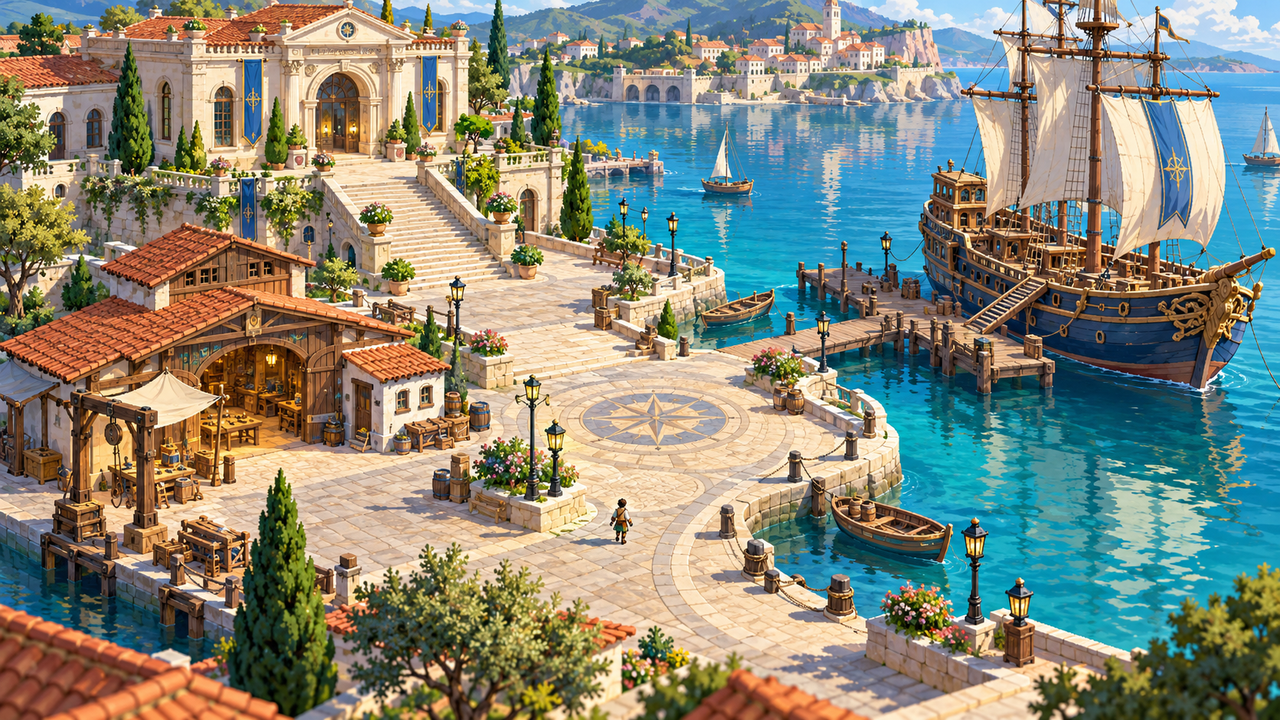
#> input picture reports/portfolio-world-rebuild/r5-world-layout-recovery/03-layout-candidate-a.png, 1280 x 720 px
$ python build_r5_phase_b_validation.py
#> lines starting #> are read from the running program, lines starting #| are printed output that depends on the picture
"""Build R5 Phase B Human Gate validation boards without changing the Phaser runtime."""
from pathlib import Path
from shutil import copy2
from PIL import Image, ImageDraw, ImageFont

ROOT = Path(__file__).resolve().parents[1]
R5 = ROOT / "reports/portfolio-world-rebuild/r5-world-layout-recovery"
OUT = R5 / "phase-b"
FONT = "C:/Windows/Fonts/segoeui.ttf"
BOLD = "C:/Windows/Fonts/segoeuib.ttf"

def f(n, bold=False): return ImageFont.truetype(BOLD if bold else FONT, n)

def label(draw, x, y, text, outline=(248, 210, 84, 255)):
    box = draw.textbbox((x, y), text, font=f(19, True))
    draw.rounded_rectangle((x - 8, y - 5, box[2] + 8, box[3] + 5), 8, fill=(10, 30, 40, 230), outline=outline, width=3)
    draw.text((x, y), text, font=f(19, True), fill=(255, 248, 225))

def composite(base, paint): return Image.alpha_composite(base.convert("RGBA"), paint).convert("RGB")

def route_overlay(base, kind):
    layer = Image.new("RGBA", base.size, (0, 0, 0, 0)); d = ImageDraw.Draw(layer, "RGBA")
    routes = (
        {
            "Workshop → Hall": ([(260, 400), (225, 340), (250, 245), (285, 160)], (255, 214, 70, 255)),
            "Workshop → Hero Ship": ([(260, 400), (445, 470), (610, 445), (700, 385), (820, 340)], (70, 222, 222, 255)),
            "Workshop → Archive": ([(260, 400), (145, 405)], (246, 112, 170, 255)),
            "Hall → Hero Ship": ([(285, 160), (250, 245), (445, 470), (610, 445), (700, 385), (820, 340)], (151, 211, 103, 255)),
        } if kind == "a" else {
            "Workshop → Hall": ([(365, 350), (285, 375), (175, 300), (180, 140)], (255, 214, 70, 255)),
            "Workshop → Hero Ship": ([(365, 350), (500, 382), (635, 395), (755, 382), (875, 355)], (70, 222, 222, 255)),
            "Workshop → Archive": ([(365, 350), (250, 430), (135, 510)], (246, 112, 170, 255)),
            "Hall → Hero Ship": ([(180, 140), (175, 300), (365, 350), (500, 382), (635, 395), (755, 382), (875, 355)], (151, 211, 103, 255)),
        }
    )
    for name, (pts, color) in routes.items():
        d.line(pts, fill=(8, 28, 38, 235), width=11, joint="curve")
        d.line(pts, fill=color, width=6, joint="curve")
        x, y = pts[-1]; d.ellipse((x-8, y-8, x+8, y+8), fill=color, outline=(10, 30, 40, 255), width=2)
    # Legend, not a claim of collision geometry.
    for i, (name, (_, color)) in enumerate(routes.items()):
        x = 22 + (i % 2) * 290; y = 22 + (i // 2) * 38
        d.rectangle((x, y + 7, x + 20, y + 27), fill=color); d.text((x + 30, y), name, font=f(17, True), fill=(255, 248, 225))
    return composite(base, layer)

def full_comparison(a, b):
    board = Image.new("RGB", (2560, 800), (12, 29, 39)); d = ImageDraw.Draw(board)
    board.paste(a, (0, 80)); board.paste(b, (1280, 80))
    d.text((32, 23), "Candidate A — Three-Landmark Open Harbor", font=f(30, True), fill=(255, 238, 196))
    d.text((1312, 23), "Candidate B — Organic Coastal Harbor", font=f(30, True), fill=(255, 238, 196))
    return board

def ship_review(b):
    crop = b.crop((650, 120, 1280, 570)).resize((1260, 900), Image.Resampling.LANCZOS)
    board = Image.new("RGB", (1280, 1010), (12, 29, 39)); board.paste(crop, (10, 90)); d = ImageDraw.Draw(board, "RGBA")
    d.text((28, 25), "Candidate B — Hero Ship water / dock verification", font=f(30, True), fill=(255, 238, 196))
    for x, y, text, color in [(780, 550, "Hull surrounded by calm water", (65, 215, 236, 255)), (540, 470, "Side dock; not under hull", (255, 214, 70, 255)), (415, 420, "Shore-connected pier", (151, 211, 103, 255))]:
        d.ellipse((x-12, y-12, x+12, y+12), fill=color, outline=(12, 29, 39, 255), width=3); label(d, x+20, y-42, text, color)
    d.text((28, 965), "Concept-only visual validation: waterline, berth direction, and shore-to-dock continuity read; runtime remains blocked.", font=f(18), fill=(192, 222, 225))
    return board

def fourth_options(b):
    board = Image.new("RGB", (1920, 790), (12, 29, 39)); d = ImageDraw.Draw(board)
    options = [
        ("A — Workshop-linked Archive", (250, 320, 460, 510), (70, 222, 222, 110)),
        ("B — Edge Office", (35, 420, 200, 620), (246, 112, 170, 110)),
        ("C — Existing Structure Interaction", (390, 300, 560, 430), (151, 211, 103, 110)),
    ]
    for i, (title, rect, color) in enumerate(options):
        image = b.copy(); layer = Image.new("RGBA", image.size, (0, 0, 0, 0)); ld = ImageDraw.Draw(layer, "RGBA")
        ld.rounded_rectangle(rect, radius=14, fill=color, outline=color[:3] + (255,), width=5)
        image = composite(image, layer).resize((640, 360), Image.Resampling.LANCZOS)
        x = i * 640; board.paste(image, (x, 100)); d.text((x + 20, 45), title, font=f(22, True), fill=(255, 238, 196))
    d.text((28, 505), "A: connected to Workshop and does not add central mass — recommended pending Human choice.", font=f(21, True), fill=(70, 222, 222))
    d.text((28, 550), "B: peripheral but can detach from the journey.  C: low visual cost but weaker destination read.", font=f(20), fill=(211, 232, 234))
    d.text((28, 710), "All three are placement illustrations on the same Beauty Master; none is a runtime asset or a Human selection.", font=f(19), fill=(192, 222, 225))
    return board

def crop(base, center, extent):
    w, h = extent; x, y = center; left = max(0, min(base.width - w, x - w // 2)); top = max(0, min(base.height - h, y - h // 2))
    return base.crop((left, top, left + w, top + h))

def player_scale_board(b):
    player = Image.open(ROOT / "portfolio-world/public/assets/canonical-r4/runtime/player/idle-front.png").convert("RGBA")
    places = [("Workshop", (365, 350)), ("Central route", (560, 470)), ("Hall plaza", (200, 210)), ("Main stairs", (155, 305)), ("Hero dock", (840, 360))]
    modes = [("A 28×56 / current FOV", (720, 405), (28, 56)), ("B 28×56 / closer camera", (512, 288), (40, 80)), ("C 32×64 / current FOV", (720, 405), (32, 64))]
    board = Image.new("RGB", (2560, 1230), (12, 29, 39)); d = ImageDraw.Draw(board)
    d.text((30, 18), "Candidate B — player / camera comparison (concept camera simulation, not runtime)", font=f(30, True), fill=(255, 238, 196))
    for row, (mode, extent, sprite_size) in enumerate(modes):
        y0 = 72 + row * 380; d.text((24, y0), mode, font=f(22, True), fill=(192, 222, 225))
        for col, (place, centre) in enumerate(places):
            tile = crop(b, centre, extent).resize((480, 270), Image.Resampling.LANCZOS).convert("RGBA")
            sprite = player.resize(sprite_size, Image.Resampling.NEAREST)
            px = 240 - sprite.width // 2; py = 230 - sprite.height
            tile.alpha_composite(sprite, (px, py))
            x = 80 + col * 495; board.paste(tile.convert("RGB"), (x, y0 + 34)); d.rectangle((x, y0 + 34, x + 480, y0 + 304), outline=(231, 184, 81), width=2)
            d.text((x, y0 + 310), place, font=f(18, True), fill=(230, 239, 238))
    d.text((30, 1185), "B changes field of view and on-screen player size together; C changes only the proposed player contract. Both require later Blueprint and runtime QA.", font=f(19), fill=(192, 222, 225))
    return board

def gameplay_comparison(a, b):
    places = [("Workshop", (300, 385)), ("Central movement", (600, 470)), ("Hall approach", (240, 210)), ("Main stairs", (190, 290)), ("Hero Ship", (850, 345))]
    board = Image.new("RGB", (2560, 750), (12, 29, 39)); d = ImageDraw.Draw(board)
    d.text((28, 16), "Pre-runtime gameplay-view comparison — same named viewpoints", font=f(29, True), fill=(255, 238, 196))
    for row, (name, image) in enumerate([("A", a), ("B", b)]):
        y = 70 + row * 330; d.text((12, y + 128), name, font=f(30, True), fill=(255, 238, 196))
        for col, (place, centre) in enumerate(places):
            panel = crop(image, centre, (640, 360)).resize((480, 270), Image.Resampling.LANCZOS)
            x = 55 + col * 500; board.paste(panel, (x, y)); d.rectangle((x, y, x + 480, y + 270), outline=(231, 184, 81), width=2)
            if row == 0: d.text((x, y - 26), place, font=f(18, True), fill=(203, 229, 230))
    d.text((28, 720), "Source: Phase A Beauty Masters. These crops expose composition trade-offs; they are not Phaser captures.", font=f(18), fill=(192, 222, 225))
    return board

def main():
    OUT.mkdir(parents=True, exist_ok=True)
    a = Image.open(R5 / "03-layout-candidate-a.png").convert("RGB")
#> a is the input picture: PIL image 1280x720 RGB; mean R, G, B 132.9, 135.4, 120
    b = Image.open(R5 / "04-layout-candidate-b.png").convert("RGB")
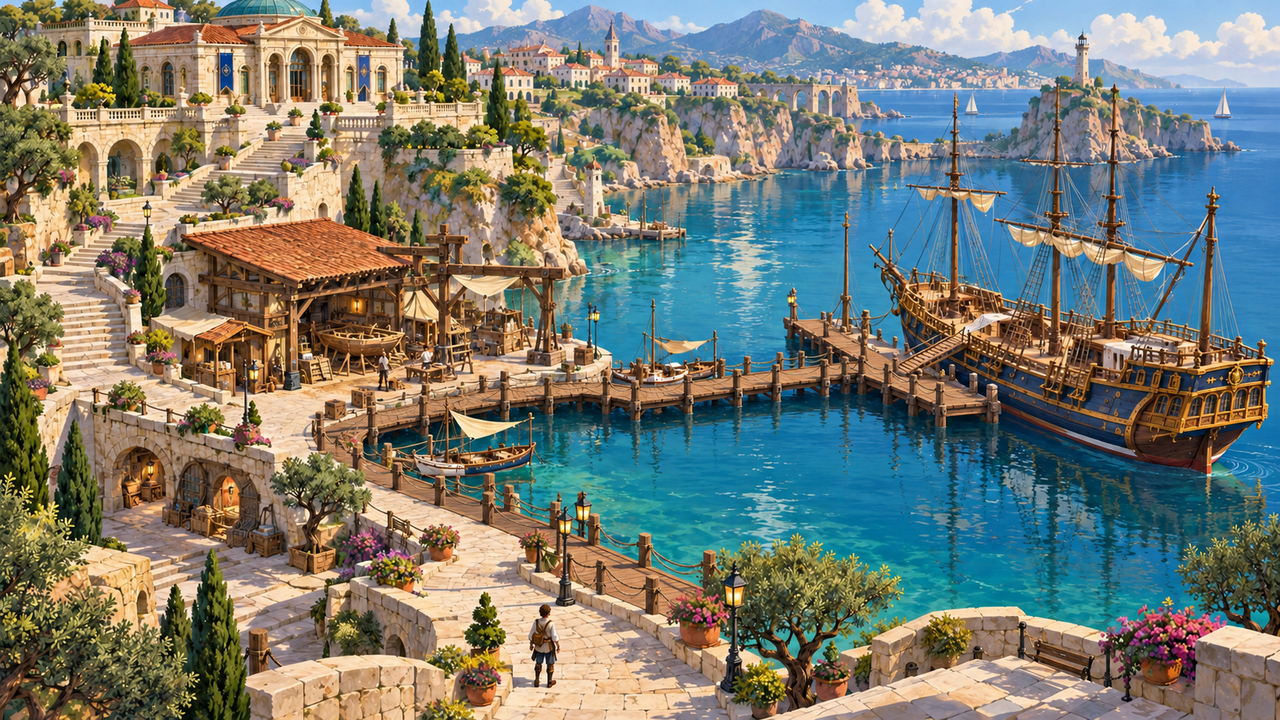
#> input picture reports/portfolio-world-rebuild/r5-world-layout-recovery/04-layout-candidate-b.png, 1280 x 720 px
#> b is the input picture: PIL image 1280x720 RGB; mean R, G, B 120.1, 124.3, 114.5
    copy2(R5 / "03-layout-candidate-a.png", OUT / "01-candidate-a-original.png")
    copy2(R5 / "04-layout-candidate-b.png", OUT / "02-candidate-b-original.png")
    full_comparison(a, b).save(OUT / "04-full-world-design-comparison.png")
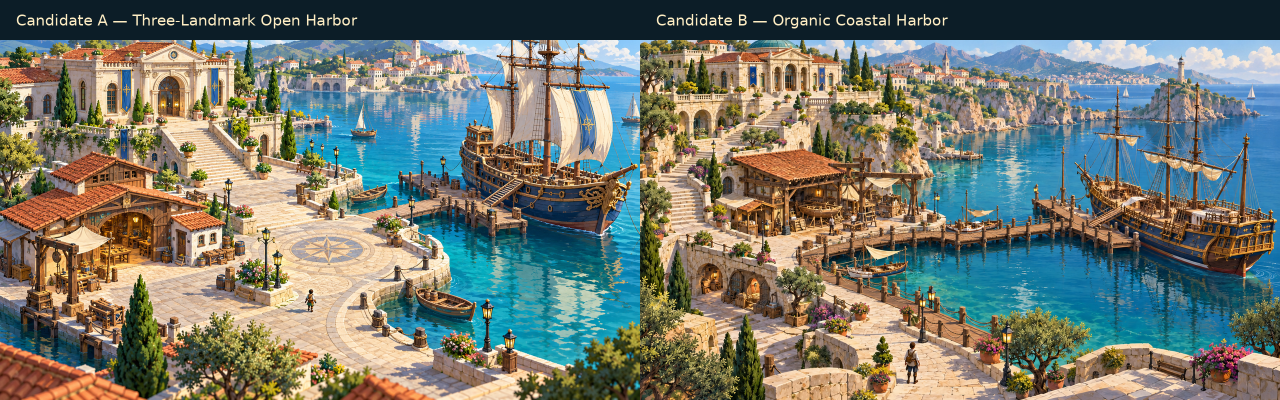
#> saved as 04-full-world-design-comparison.png: PIL image 2560x800 RGB (shown at 1/2 size); mean R, G, B 116, 120.6, 110
    routes_a, routes_b = route_overlay(a, "a"), route_overlay(b, "b")
#> in route_overlay, `layer = Image.new('RGBA', base.size, (0, 0, 0, 0))`: layer: PIL image 1280x720 RGBA; every value is 0
#> the loop in route_overlay, `for name, (pts, color) in routes.items():` made 4 passes
#> (x, y) on passes 1 to 4: (285, 160), (820, 340), (145, 405), (820, 340)
#> in composite, `def composite(base, paint): return Image.alpha_composite(base.convert(..`:
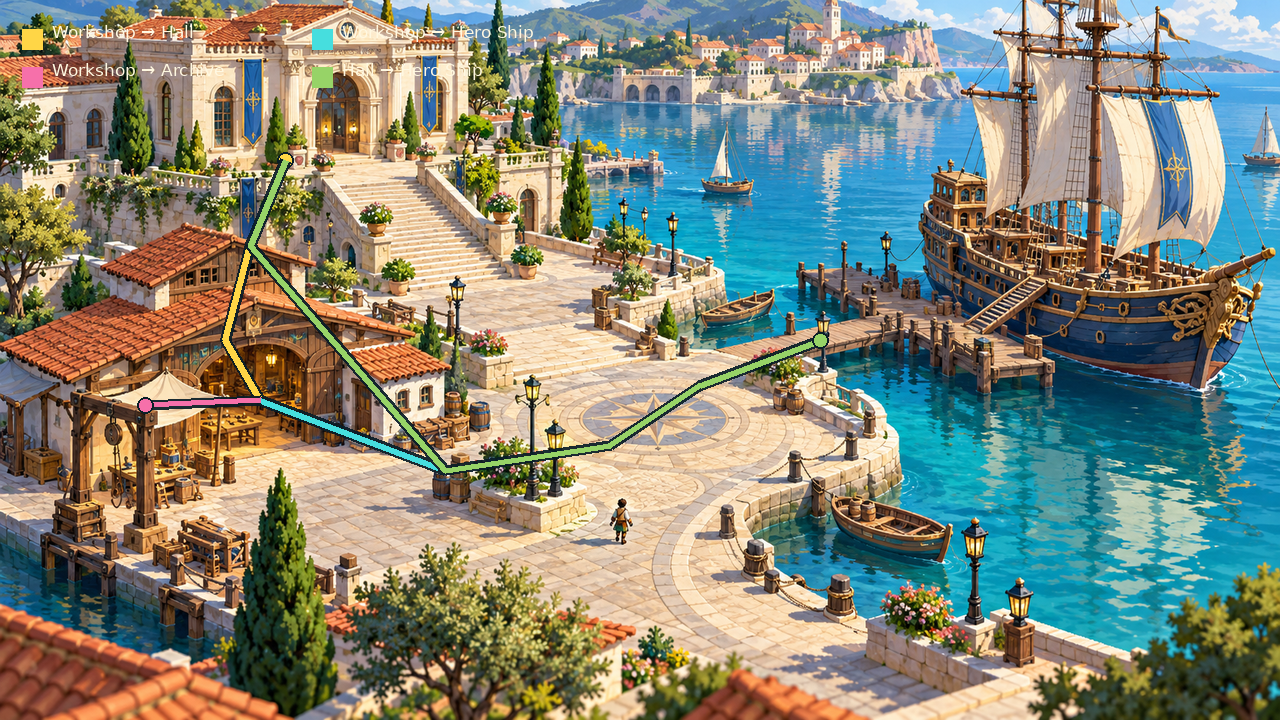
#> returned value: PIL image 1280x720 RGB; mean R, G, B 132.2, 135.6, 120.1
#> the loop in route_overlay (call 2), `for name, (pts, color) in routes.items():` made 4 passes
#> (x, y) on passes 1 to 4: (180, 140), (875, 355), (135, 510), (875, 355)
    full_comparison(routes_a, routes_b).save(OUT / "05-navigation-routes-review.png")
    ship_review(b).save(OUT / "06-hero-ship-water-dock-review.png")
#> in ship_review, `crop = b.crop((650, 120, 1280, 570)).resize((1260, 900), Image.Resampl..`:
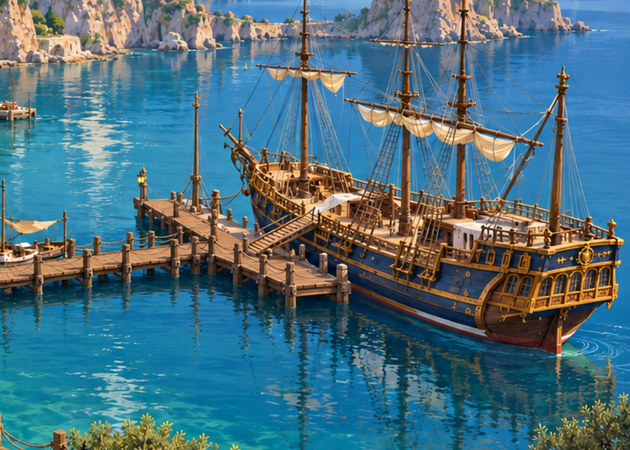
#> crop: PIL image 1260x900 RGB (shown at 1/2 size); mean R, G, B 75.2, 112.2, 126.4
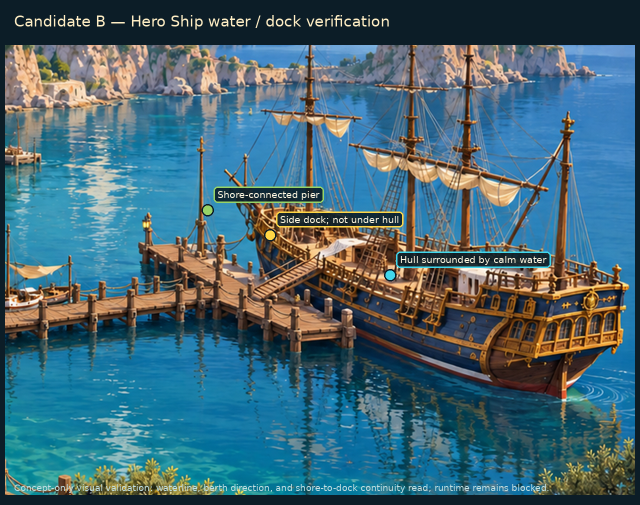
#> saved as 06-hero-ship-water-dock-review.png: PIL image 1280x1010 RGB (shown at 1/2 size); mean R, G, B 67.8, 102.7, 116.1
    fourth_options(b).save(OUT / "07-fourth-point-layout-comparison.png")
#> after the loop in fourth_options, `for i, (title, rect, color) in enumerate(options):`:
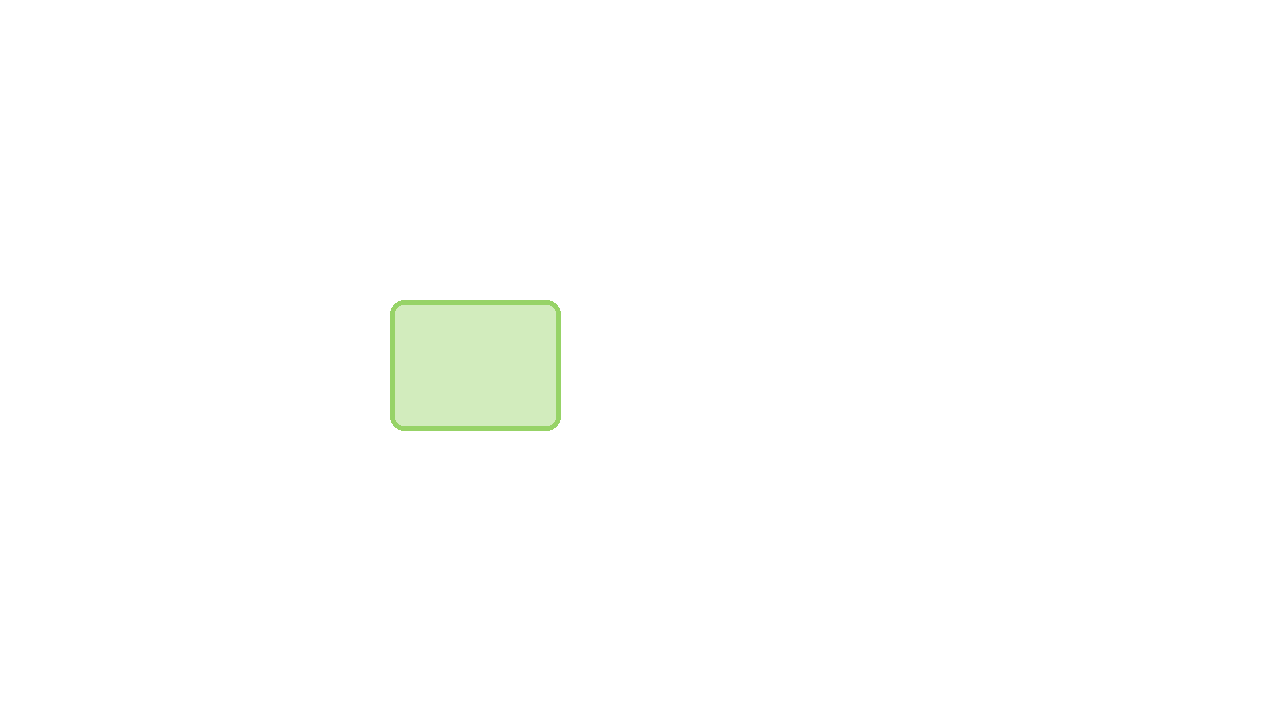
#> layer: PIL image 1280x720 RGBA; mean R, G, B, A 3.6, 5.1, 2.5, 3.1; transparent parts drawn white
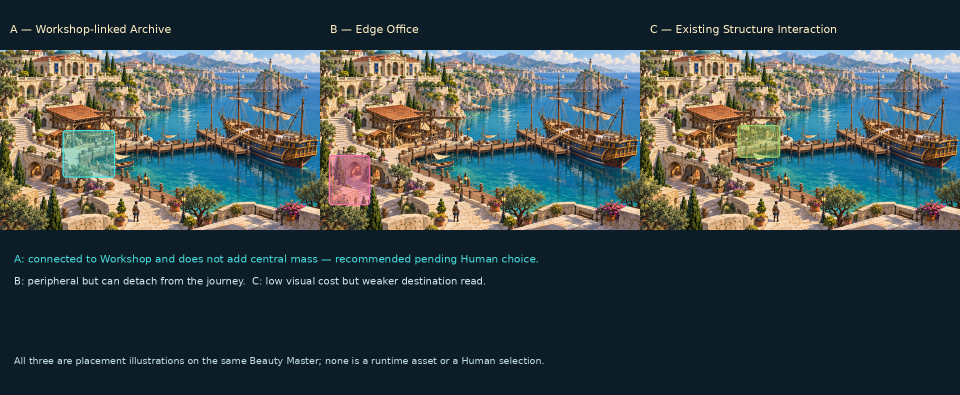
#> saved as 07-fourth-point-layout-comparison.png: PIL image 1920x790 RGB (shown at 1/2 size); mean R, G, B 63.1, 75, 76
    player_scale_board(b).save(OUT / "08-player-camera-scale-comparison.png")
    gameplay_comparison(a, b).save(OUT / "09-gameplay-view-comparison.png")

#> (the run stopped early here; a loop or call above may not have finished)
